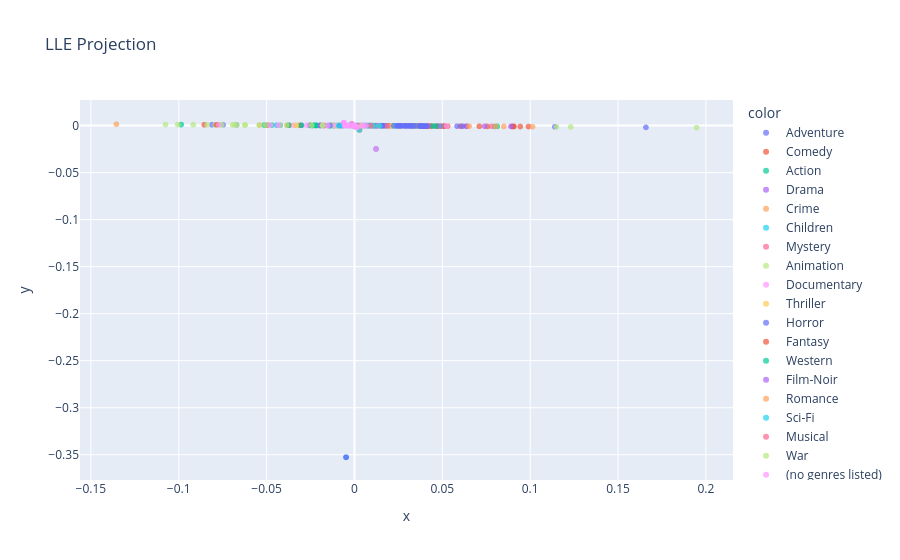

The cell this chart's notebook holds for it:
### Markdown cell above
LocallyLinearEmbedding (LLE)

### Code cell
embedding = LocallyLinearEmbedding(n_components = 2)
X_transformed = embedding.fit_transform(X_num_scaled)
fig_lle = px.scatter( x = X_transformed[:,0], y =X_transformed[:,1], color = y, opacity = 0.7, title = 'LLE Projection')
fig_lle.show()

### Figure 1 — Plotly figure (JSON) as saved in the notebook; plotly's stock layout.template omitted (floating-point values rounded to 4 significant figures; data arrays with more than 128 entries replaced by an {"elided": "..."} marker saying what was removed)
{"data": [{"hovertemplate": "color=Adventure<br>x=%{x}<br>y=%{y}<extra></extra>", "legendgroup": "Adventure", "marker": {"color": "#636efa", "opacity": 0.7, "symbol": "circle"}, "mode": "markers", "name": "Adventure", "showlegend": true, "type": "scattergl", "x": {"elided": "653 float values"}, "xaxis": "x", "y": {"elided": "653 float values"}, "yaxis": "y"}, {"hovertemplate": "color=Comedy<br>x=%{x}<br>y=%{y}<extra></extra>", "legendgroup": "Comedy", "marker": {"color": "#EF553B", "opacity": 0.7, "symbol": "circle"}, "mode": "markers", "name": "Comedy", "showlegend": true, "type": "scattergl", "x": {"elided": "2779 float values"}, "xaxis": "x", "y": {"elided": "2779 float values"}, "yaxis": "y"}, {"hovertemplate": "color=Action<br>x=%{x}<br>y=%{y}<extra></extra>", "legendgroup": "Action", "marker": {"color": "#00cc96", "opacity": 0.7, "symbol": "circle"}, "mode": "markers", "name": "Action", "showlegend": true, "type": "scattergl", "x": {"elided": "1828 float values"}, "xaxis": "x", "y": {"elided": "1828 float values"}, "yaxis": "y"}, {"hovertemplate": "color=Drama<br>x=%{x}<br>y=%{y}<extra></extra>", "legendgroup": "Drama", "marker": {"color": "#ab63fa", "opacity": 0.7, "symbol": "circle"}, "mode": "markers", "name": "Drama", "showlegend": true, "type": "scattergl", "x": {"elided": "2226 float values"}, "xaxis": "x", "y": {"elided": "2226 float values"}, "yaxis": "y"}, {"hovertemplate": "color=Crime<br>x=%{x}<br>y=%{y}<extra></extra>", "legendgroup": "Crime", "marker": {"color": "#FFA15A", "opacity": 0.7, "symbol": "circle"}, "mode": "markers", "name": "Crime", "showlegend": true, "type": "scattergl", "x": {"elided": "537 float values"}, "xaxis": "x", "y": {"elided": "537 float values"}, "yaxis": "y"}, {"hovertemplate": "color=Children<br>x=%{x}<br>y=%{y}<extra></extra>", "legendgroup": "Children", "marker": {"color": "#19d3f3", "opacity": 0.7, "symbol": "circle"}, "mode": "markers", "name": "Children", "showlegend": true, "type": "scattergl", "x": {"elided": "197 float values"}, "xaxis": "x", "y": {"elided": "197 float values"}, "yaxis": "y"}, {"hovertemplate": "color=Mystery<br>x=%{x}<br>y=%{y}<extra></extra>", "legendgroup": "Mystery", "marker": {"color": "#FF6692", "opacity": 0.7, "symbol": "circle"}, "mode": "markers", "name": "Mystery", "showlegend": true, "type": "scattergl", "x": [0.003138, 0.001614, -0.004484, 0.007928, 0.005415, -0.003907, 0.003861, 0.003384, 0.005318, -0.00545, 0.0036, 0.006428, 0.004873, 0.005116, 0.005599, 0.005243, 0.006056, 0.003486, -0.004798, -0.00367, -0.005442, 0.06064, -0.002447, 0.003185, 0.004216, 0.004777, -0.005208, 0.003956, -0.004883, 0.003798, -0.005123, 0.003187, 0.07808, -0.005384, 0.003369, -0.005482, 0.003667, 0.005585, 0.006363, 0.0004109, -0.003968, 0.003359, -0.004767, -0.003904, -0.0002025, -0.00454, -0.003045, 0.0007071], "xaxis": "x", "y": [-6.049e-05, -4.725e-05, 2.156e-05, -0.0001132, -8.463e-05, 4.277e-05, -6.767e-05, -6.144e-05, -8.425e-05, 4.662e-05, -6.398e-05, -9.442e-05, -7.876e-05, -8.156e-05, -8.702e-05, -8.258e-05, -9.044e-05, -6.362e-05, 2.236e-05, 3.906e-06, 4.629e-05, -0.0006184, -7.561e-06, -6.098e-05, -7.132e-05, -7.652e-05, 3.097e-05, -6.798e-05, 2.257e-05, -6.66e-05, 2.991e-05, -6.119e-05, -0.0007856, 4.842e-05, -6.394e-05, 4.777e-05, -6.577e-05, -8.605e-05, -9.461e-05, -3.383e-05, 7.201e-06, -6.034e-05, 1.603e-05, 6.002e-06, 0.0002865, 1.166e-05, 9.961e-06, -3.808e-05], "yaxis": "y"}, {"hovertemplate": "color=Animation<br>x=%{x}<br>y=%{y}<extra></extra>", "legendgroup": "Animation", "marker": {"color": "#B6E880", "opacity": 0.7, "symbol": "circle"}, "mode": "markers", "name": "Animation", "showlegend": true, "type": "scattergl", "x": {"elided": "298 float values"}, "xaxis": "x", "y": {"elided": "298 float values"}, "yaxis": "y"}, {"hovertemplate": "color=Documentary<br>x=%{x}<br>y=%{y}<extra></extra>", "legendgroup": "Documentary", "marker": {"color": "#FF97FF", "opacity": 0.7, "symbol": "circle"}, "mode": "markers", "name": "Documentary", "showlegend": true, "type": "scattergl", "x": {"elided": "386 float values"}, "xaxis": "x", "y": {"elided": "386 float values"}, "yaxis": "y"}, {"hovertemplate": "color=Thriller<br>x=%{x}<br>y=%{y}<extra></extra>", "legendgroup": "Thriller", "marker": {"color": "#FECB52", "opacity": 0.7, "symbol": "circle"}, "mode": "markers", "name": "Thriller", "showlegend": true, "type": "scattergl", "x": [0.005026, 0.00442, 0.01009, 0.004866, 0.00663, 0.002969, 0.00594, 0.004264, 0.004038, -0.03355, 0.004091, 0.003984, 0.00293, 0.01096, 0.003489, 0.004412, 0.003863, -0.004729, -0.005334, -0.003913, 0.007945, -0.004797, -0.003908, 0.004952, -0.004797, -0.00391, 0.003137, 0.00462, 0.003033, 0.004671, 0.002835, 0.03303, 0.007845, -0.003915, 0.004903, 0.006429, -0.004776, 0.005809, -0.003909, -0.003985, -0.004759, 0.004717, 0.004903, 0.00242, -0.00539, 0.003613, 0.00546, 0.006864, -0.004012, -0.000304, -0.004798, 0.00653, 0.005353, -0.005405, -0.001769, 0.003103, -0.002016, -0.004549, 0.00328, -0.004487, -0.003889, -0.004002, -0.0048, -0.003981, -0.003716, -0.002975, -0.0048, -0.004005, -0.003972, -0.003165, 0.003615, -0.004488, -0.005347, 0.003001, 0.003691, -0.003904, 0.002262, -0.003754, 0.00347, -0.003192, 0.003385, -0.005356, -0.004499, 0.0008603], "xaxis": "x", "y": [-8.101e-05, -7.538e-05, -0.0001294, -7.865e-05, -9.869e-05, -5.917e-05, -9.01e-05, -7.387e-05, -7.209e-05, 0.0002928, -6.963e-05, -6.861e-05, -6.064e-05, -0.0001394, -6.44e-05, -7.349e-05, -6.738e-05, 2.222e-05, 4.278e-05, 4.298e-05, -0.0001124, 2.235e-05, 4.281e-05, -7.948e-05, 2.236e-05, 4.288e-05, -6.121e-05, -7.549e-05, -5.916e-05, -7.662e-05, -5.645e-05, -0.0003517, -0.0001108, 4.305e-05, -8.086e-05, -9.589e-05, 2.616e-05, -8.88e-05, 4.283e-05, 6.732e-06, 2.227e-05, -7.756e-05, -7.96e-05, -5.578e-05, 2.366e-05, -6.536e-05, -8.498e-05, -9.829e-05, 4.677e-05, -2.079e-05, 2.237e-05, -9.785e-05, -8.447e-05, 4.695e-05, -1.398e-05, -6.035e-05, -1.274e-05, 1.169e-05, -6.014e-05, 1.102e-05, 4.22e-05, 4.095e-05, 2.239e-05, 4.522e-05, 6.569e-06, -2.167e-06, 2.238e-05, 6.92e-06, 6.615e-06, -1.594e-07, -6.784e-05, 1.103e-05, 3.339e-05, -5.762e-05, -6.762e-05, 6.006e-06, -4.757e-05, 3.736e-05, -5.698e-05, -4.652e-07, -6.066e-05, 3.36e-05, 1.117e-05, -2.548e-05], "yaxis": "y"}, {"hovertemplate": "color=Horror<br>x=%{x}<br>y=%{y}<extra></extra>", "legendgroup": "Horror", "marker": {"color": "#636efa", "opacity": 0.7, "symbol": "circle"}, "mode": "markers", "name": "Horror", "showlegend": true, "type": "scattergl", "x": {"elided": "468 float values"}, "xaxis": "x", "y": {"elided": "468 float values"}, "yaxis": "y"}, {"hovertemplate": "color=Fantasy<br>x=%{x}<br>y=%{y}<extra></extra>", "legendgroup": "Fantasy", "marker": {"color": "#EF553B", "opacity": 0.7, "symbol": "circle"}, "mode": "markers", "name": "Fantasy", "showlegend": true, "type": "scattergl", "x": [0.004185, 0.007149, 0.003981, 0.003072, 0.001454, 0.001387, 0.003483, 0.003947, -0.002909, -0.004798, 0.003479, -0.004548, 0.003707, -0.005515, 0.0005103, -0.004157, 0.002823, -0.07857, 0.003483, 0.006646, -0.003906, -0.005349, -0.004799, -0.005331, -0.003907, 0.003097, 0.002977, 0.001445, 0.005339, -0.007389, 0.00375, -0.002329, -0.005305, 0.003732, 0.006139, 0.003457, 0.004942, 0.0005989, -0.004152, -0.0002618, 0.0002926, -0.004649], "xaxis": "x", "y": [-7.138e-05, -0.0001031, -6.885e-05, -6.01e-05, -4.554e-05, -4.366e-05, -6.426e-05, -6.788e-05, -3.089e-06, 2.235e-05, -6.604e-05, 1.166e-05, -6.491e-05, 4.875e-05, -0.001147, 8.559e-06, -5.539e-05, 0.0008607, -6.379e-05, -9.883e-05, 4.273e-05, 3.383e-05, 2.239e-05, 4.292e-05, 4.278e-05, -5.995e-05, -5.805e-05, -2.124e-05, -8.436e-05, 8.023e-05, -6.857e-05, -2.655e-05, 3.272e-05, -6.491e-05, -9.214e-05, -6.145e-05, -7.928e-05, -3.678e-05, 1.125e-05, -2.741e-05, -3.406e-05, 2.685e-05], "yaxis": "y"}, {"hovertemplate": "color=Western<br>x=%{x}<br>y=%{y}<extra></extra>", "legendgroup": "Western", "marker": {"color": "#00cc96", "opacity": 0.7, "symbol": "circle"}, "mode": "markers", "name": "Western", "showlegend": true, "type": "scattergl", "x": [0.006153, 0.0009546, 0.007887, 0.003842, -0.004789, 0.002859, 0.003775, 0.002384, -0.004833, 0.003133, -0.004815, -0.004808, -0.004797, -0.003906, -0.003899, -0.003917, 0.003794, 0.004032, -0.004744, -0.0007297, 1.611e-05, 0.003542, -0.005205], "xaxis": "x", "y": [-9.223e-05, -3.485e-05, -0.0001098, -6.664e-05, 2.235e-05, -5.508e-05, -6.635e-05, -5.031e-05, 2.256e-05, -5.697e-05, 2.329e-05, 2.241e-05, 2.234e-05, 4.274e-05, 4.25e-05, 4.312e-05, -6.523e-05, -6.71e-05, 2.226e-05, -1.429e-05, -3.073e-05, -5.594e-05, 3.129e-05], "yaxis": "y"}, {"hovertemplate": "color=Film-Noir<br>x=%{x}<br>y=%{y}<extra></extra>", "legendgroup": "Film-Noir", "marker": {"color": "#ab63fa", "opacity": 0.7, "symbol": "circle"}, "mode": "markers", "name": "Film-Noir", "showlegend": true, "type": "scattergl", "x": [-0.0048, 0.004301, 0.002628, 0.003712, 0.002848, 0.003125, 0.004721, 0.001684, -0.00553, -0.003903, -0.005464, -0.003906], "xaxis": "x", "y": [2.238e-05, -7.166e-05, -5.28e-05, -6.546e-05, -5.517e-05, -5.863e-05, -7.806e-05, -4.47e-05, 4.969e-05, 4.263e-05, 4.786e-05, 4.273e-05], "yaxis": "y"}, {"hovertemplate": "color=Romance<br>x=%{x}<br>y=%{y}<extra></extra>", "legendgroup": "Romance", "marker": {"color": "#FFA15A", "opacity": 0.7, "symbol": "circle"}, "mode": "markers", "name": "Romance", "showlegend": true, "type": "scattergl", "x": [-0.004805, -0.004797, -0.003908, -0.005397, -0.003905, -0.003902, -0.00695, -0.0048, -0.003292, 0.007163, 0.003631, 0.002927, -0.003913, 0.01367, 0.001274, 0.007196, -0.004933, 0.08029, -0.002304, 0.004215, 0.002823, -0.004002, -0.005457, -0.003906, -0.003907, -0.003905, 0.007386, -0.1355, -0.003906, -0.003907, -0.005527, 0.007376, 0.003571, -0.003143, 0.0102, -0.005435, -0.003932, -0.004599], "xaxis": "x", "y": [2.239e-05, 2.235e-05, 4.281e-05, 3.422e-05, 4.271e-05, 4.259e-05, 7.181e-05, 2.256e-05, 3.765e-07, -0.0001052, -6.533e-05, -6.007e-05, 4.299e-05, -0.0001635, -3.458e-05, -0.0001032, 2.592e-05, -0.000807, -9.381e-06, -6.966e-05, -5.684e-05, 6.893e-06, 4.683e-05, 4.273e-05, 4.278e-05, 4.271e-05, -0.0001054, 0.001489, 4.273e-05, 4.277e-05, 4.917e-05, -0.0001058, -6.462e-05, 1.071e-05, -0.0001393, 4.611e-05, 6.259e-06, 1.225e-05], "yaxis": "y"}, {"hovertemplate": "color=Sci-Fi<br>x=%{x}<br>y=%{y}<extra></extra>", "legendgroup": "Sci-Fi", "marker": {"color": "#19d3f3", "opacity": 0.7, "symbol": "circle"}, "mode": "markers", "name": "Sci-Fi", "showlegend": true, "type": "scattergl", "x": [0.002361, 0.002941, 0.004507, 0.01124, -0.004797, -0.003537, -0.0045, 0.002143, -0.003903, 0.007781, -0.004774, -0.003906, -0.003906, -0.004791, -0.005462, -0.003906, 0.004757, 0.001316, -0.003712, -0.002743, -0.003445, 0.00612, -0.00365, -0.00347, 0.005725, -0.004586, -0.005367, -0.003928, 0.0005103, -0.003907, -0.005355, -0.003909, -0.003919, 0.003562, 0.005973, -0.005526, -0.00691, 0.001779, 0.002218, -0.003452, 0.01431, -0.008939, 0.0007718, -0.003906, -0.004766, -0.004484, -0.004837, -0.006467, 0.002471, -0.006021, 0.008072, -0.0443, -0.005353, -0.0048, -0.003906, 0.00106, -0.005306, -0.004622, 0.002338, 0.001377, -0.006254, -0.004646], "xaxis": "x", "y": [-5.383e-05, -5.894e-05, -7.434e-05, -0.000141, 2.235e-05, 2.667e-06, 1.116e-05, -5.143e-05, 4.264e-05, -0.0001094, 2.236e-05, 4.275e-05, 4.274e-05, 2.229e-05, 4.721e-05, 4.275e-05, -7.627e-05, -3.13e-05, 4.296e-06, -1.561e-06, 1.833e-05, -9.201e-05, 3.722e-06, 2.04e-06, -8.788e-05, 1.212e-05, 3.37e-05, 6.223e-06, -0.001147, 4.277e-05, 3.395e-05, 4.283e-05, 4.316e-05, -6.343e-05, -9.078e-05, 4.818e-05, 3.962e-05, -4.642e-05, -4.988e-05, 5.257e-06, -0.0001702, 3.883e-05, -3.735e-05, 4.273e-05, 2.23e-05, 1.097e-05, 3.84e-05, 3.557e-05, -4.965e-05, 3.104e-05, -0.0001165, 0.0004728, 3.349e-05, 2.239e-05, 4.273e-05, -3.894e-05, 3.262e-05, 1.258e-05, -4.694e-05, -4.255e-05, 6.082e-05, 3.852e-05], "yaxis": "y"}, {"hovertemplate": "color=Musical<br>x=%{x}<br>y=%{y}<extra></extra>", "legendgroup": "Musical", "marker": {"color": "#FF6692", "opacity": 0.7, "symbol": "circle"}, "mode": "markers", "name": "Musical", "showlegend": true, "type": "scattergl", "x": [0.003981, 0.003357, 0.005086, -0.004799, 0.004775, -0.004749, 0.005615, 0.003418, -0.003906, -0.0008831, 0.003867, -0.003986, -0.00552, -0.005516, 0.0189, -0.005403, 0.004795, -0.00533, 0.002686, -0.005534, 0.009249, -0.004845, -0.0002025], "xaxis": "x", "y": [-6.814e-05, -6.077e-05, -8.283e-05, 2.236e-05, -7.587e-05, 2.231e-05, -8.805e-05, -6.078e-05, 4.273e-05, -2.326e-05, -6.776e-05, 4.578e-05, 4.895e-05, 4.867e-05, -0.0002152, 4.522e-05, -7.816e-05, 4.267e-05, -5.252e-05, 4.945e-05, -0.0001287, 2.363e-05, 0.0002865], "yaxis": "y"}, {"hovertemplate": "color=War<br>x=%{x}<br>y=%{y}<extra></extra>", "legendgroup": "War", "marker": {"color": "#B6E880", "opacity": 0.7, "symbol": "circle"}, "mode": "markers", "name": "War", "showlegend": true, "type": "scattergl", "x": [0.003844, 0.004573, -0.004825, -0.003905], "xaxis": "x", "y": [-6.766e-05, -7.52e-05, 2.333e-05, 4.272e-05], "yaxis": "y"}, {"hovertemplate": "color=(no genres listed)<br>x=%{x}<br>y=%{y}<extra></extra>", "legendgroup": "(no genres listed)", "marker": {"color": "#FF97FF", "opacity": 0.7, "symbol": "circle"}, "mode": "markers", "name": "(no genres listed)", "showlegend": true, "type": "scattergl", "x": [-0.004493, -0.001631, 0.0004818, -0.004225, -0.005231, -0.005244, -0.005253, 0.004951, 0.004586, -0.004525, 0.00133, -0.01517, 0.006514, -0.004797, -0.003938, -0.003906, -0.003908, -0.005353, -0.005366, -0.04331, -0.0002025, -0.004024, 0.0005103, -0.003719, 0.00133, -0.005537, -0.0002025, -0.002058, -0.00605, 0.01227, -0.07715, -0.003906, -0.00551, -0.004666], "xaxis": "x", "y": [3.223e-05, -1.006e-05, -3.517e-05, 1.095e-05, 3.136e-05, 3.32e-05, 3.174e-05, -7.901e-05, -7.551e-05, 1.092e-05, -0.001674, 0.000139, -9.588e-05, 2.239e-05, 4.169e-05, 4.273e-05, 4.281e-05, 3.354e-05, 3.373e-05, 0.0004731, 0.0002865, 4.265e-05, -0.001147, 4.369e-06, -0.001674, 4.958e-05, 0.0002865, -1.228e-05, 0.003044, -0.02484, 0.000852, 4.273e-05, 4.891e-05, 1.468e-05], "yaxis": "y"}], "layout": {"legend": {"title": {"text": "color"}, "tracegroupgap": 0}, "title": {"text": "LLE Projection"}, "xaxis": {"anchor": "y", "domain": [0, 1], "title": {"text": "x"}}, "yaxis": {"anchor": "x", "domain": [0, 1], "title": {"text": "y"}}}}
